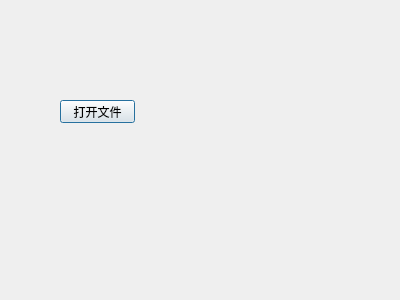
<?xml version="1.0" encoding="UTF-8"?>
<ui version="4.0">
 <class>newWindows</class>
 <widget class="QDialog" name="newWindows">
  <property name="geometry">
   <rect>
    <x>0</x>
    <y>0</y>
    <width>400</width>
    <height>300</height>
   </rect>
  </property>
  <property name="windowTitle">
   <string>Dialog</string>
  </property>
  <widget class="QPushButton" name="openfile">
   <property name="geometry">
    <rect>
     <x>60</x>
     <y>100</y>
     <width>75</width>
     <height>23</height>
    </rect>
   </property>
   <property name="text">
    <string>打开文件</string>
   </property>
  </widget>
 </widget>
 <resources/>
 <connections/>
</ui>
